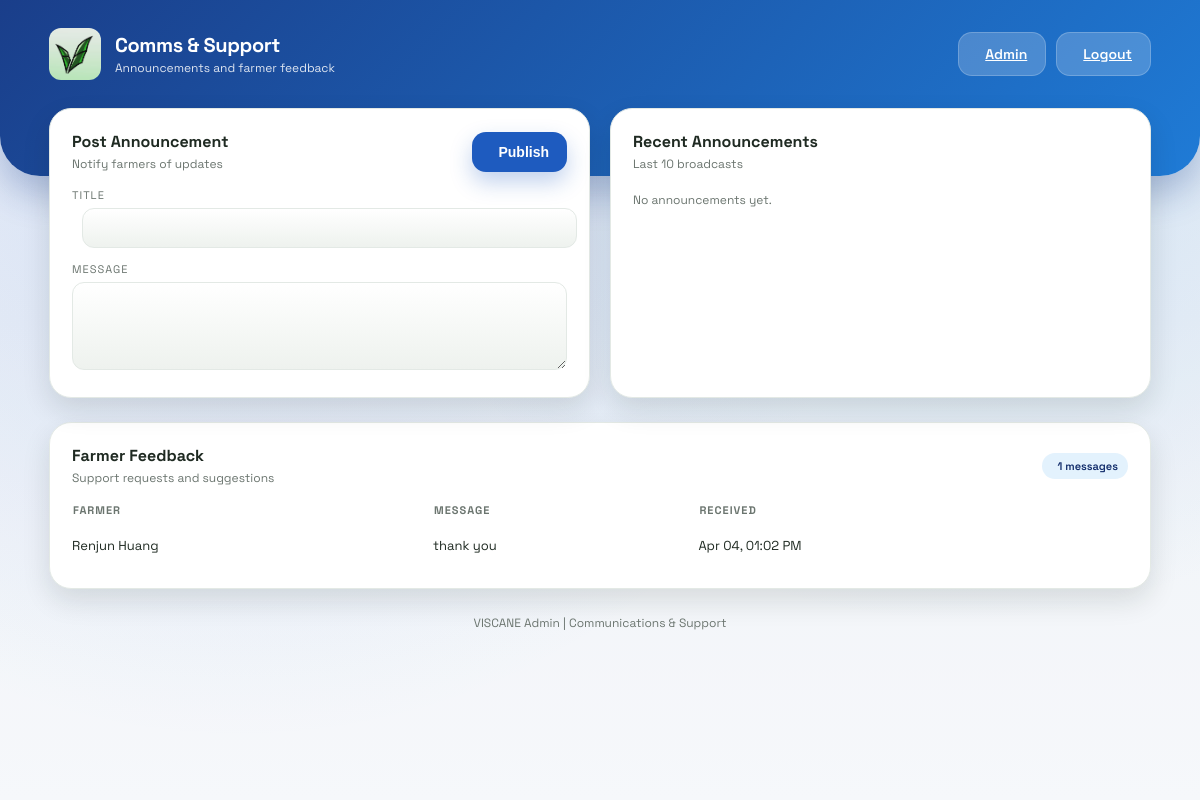
Screenshot of /admin/communications (signed in) with the database file from the repository.
### models.py (models this page shows)
class User(db.Model):
    id = db.Column(db.Integer, primary_key=True)
    fullname = db.Column(db.String(100), nullable=False)
    email = db.Column(db.String(120), unique=True, nullable=False)
    phone = db.Column(db.String(20), nullable=False)
    password = db.Column(db.String(200), nullable=False)
    created_at = db.Column(db.DateTime, default=datetime.utcnow, nullable=False)
    province = db.Column(db.String(120), nullable=True)
    municipality = db.Column(db.String(120), nullable=True)
    barangay = db.Column(db.String(120), nullable=True)
    is_active = db.Column(db.Boolean, nullable=False, default=True)
    is_archived = db.Column(db.Boolean, nullable=False, default=False)

class Feedback(db.Model):
    id = db.Column(db.Integer, primary_key=True)
    user_id = db.Column(db.Integer, nullable=True)
    message = db.Column(db.Text, nullable=False)
    created_at = db.Column(db.DateTime, default=datetime.utcnow, nullable=False)

### app.py (the view, shortened to what this page needs)
@app.route('/admin/communications', methods=['GET', 'POST'])
@login_required
def admin_communications():
    message = None
    notifications = Notification.query.order_by(Notification.created_at.desc()).limit(10).all()
    feedback_entries = Feedback.query.order_by(Feedback.created_at.desc()).limit(20).all()
    feedback = []
    for entry in feedback_entries:
        farmer = User.query.get(entry.user_id) if entry.user_id else None
        feedback.append({
            "farmer_label": farmer.fullname if farmer else (f"Farmer ID {entry.user_id}" if entry.user_id else "Unknown"),
            "message": entry.message,
            "created_at": entry.created_at
        })
    return render_template(
        'admin_communications.html',
        notifications=notifications,
        feedback=feedback,
        message=message,
        current_admin=get_current_admin()
    )

### app.py (called while the page is built)
def login_required(view):
    @wraps(view)
    def wrapped(*args, **kwargs):
        if not session.get('admin_id'):
            return redirect(url_for('admin_login'))
        return view(*args, **kwargs)
    return wrapped

def get_current_admin():
    admin_id = session.get('admin_id')
    if not admin_id:
        return None
    admin = Admin.query.get(admin_id)
    if not admin or admin.is_archived:
        return None
    return admin

### templates/admin_communications.html (shortened to what this page needs)
<!DOCTYPE html>
<html lang="en">
<head>
    <link rel="stylesheet" href="{{ url_for('static', filename='style.css') }}">
</head>
<body class="admin-layout">
    <div class="dashboard-bg"></div>
    <header class="dashboard-header">
        <div class="header-content">
            <div class="brand">
                <div class="brand-icon">
                    <img src="{{ url_for('static', filename='logo.jpg') }}" alt="VISCANE Logo" style="width: 100%; height: 100%; object-fit: cover; border-radius: 12px;">
                </div>
                <div>
                    <p class="brand-title">Comms & Support</p>
                    <p class="brand-subtitle">Announcements and farmer feedback</p>
                </div>
            </div>
            <div class="header-actions">
                <a class="btn light" href="/admin">
                    Admin
                </a>
                <a class="btn light" href="/admin-logout">
                    Logout
                </a>
            </div>
        </div>
    </header>
    <main class="dashboard-container fade-in">
        <section class="section-grid two-col">
            <form class="panel" method="POST">
                <div class="panel-header">
                    <div>
                        <h3 class="panel-title">Post Announcement</h3>
                        <p class="panel-subtitle">Notify farmers of updates</p>
                    </div>
                    <button class="btn primary" type="submit">
                        Publish
                    </button>
                </div>
                <div class="stat-label">Title</div>
                <input class="stat-input" type="text" name="title" required>
                <div class="stat-label">Message</div>
                <textarea class="stat-input" name="message" rows="4" required></textarea>
            </form>
            <div class="panel">
                <div class="panel-header">
                    <div>
                        <h3 class="panel-title">Recent Announcements</h3>
                        <p class="panel-subtitle">Last 10 broadcasts</p>
                    </div>
                </div>
                <div class="results-grid">
                    {% if notifications %}
                        {% for note in notifications %}
                            <div class="result-row">
                                <div>
                                    <div class="result-label">{{ note.title }}</div>
                                    <div class="list-meta">{{ note.message }}</div>
                                </div>
                                <div class="list-meta">{{ note.created_at.strftime('%b %d, %I:%M %p') }}</div>
                            </div>
                        {% endfor %}
                    {% else %}
                        <div class="list-meta">No announcements yet.</div>
                    {% endif %}
                </div>
            </div>
        </section>
        <section class="panel">
            <div class="panel-header">
                <div>
                    <h3 class="panel-title">Farmer Feedback</h3>
                    <p class="panel-subtitle">Support requests and suggestions</p>
                </div>
                <span class="badge">{{ feedback|length }} messages</span>
            </div>
            <table class="data-table">
                <thead>
                    <tr>
                        <th>Farmer</th>
                        <th>Message</th>
                        <th>Received</th>
                    </tr>
                </thead>
                <tbody>
                    {% if feedback %}
                        {% for entry in feedback %}
                            <tr>
                                <td>{{ entry.farmer_label }}</td>
                                <td>{{ entry.message }}</td>
                                <td>{{ entry.created_at.strftime('%b %d, %I:%M %p') }}</td>
                            </tr>
                        {% endfor %}
                    {% else %}
                        <tr>
                            <td colspan="3">No feedback submitted yet.</td>
                        </tr>
                    {% endif %}
                </tbody>
            </table>
        </section>
        <div class="footer-link">VISCANE Admin | Communications & Support</div>
    </main>
</body>
</html>

### rows the page displays
User: farmer_label "Renjun Huang"
Feedback: message "thank you", created_at "Apr 04, 01:02 PM"

### other values shown
{{ feedback|length }} "1"
